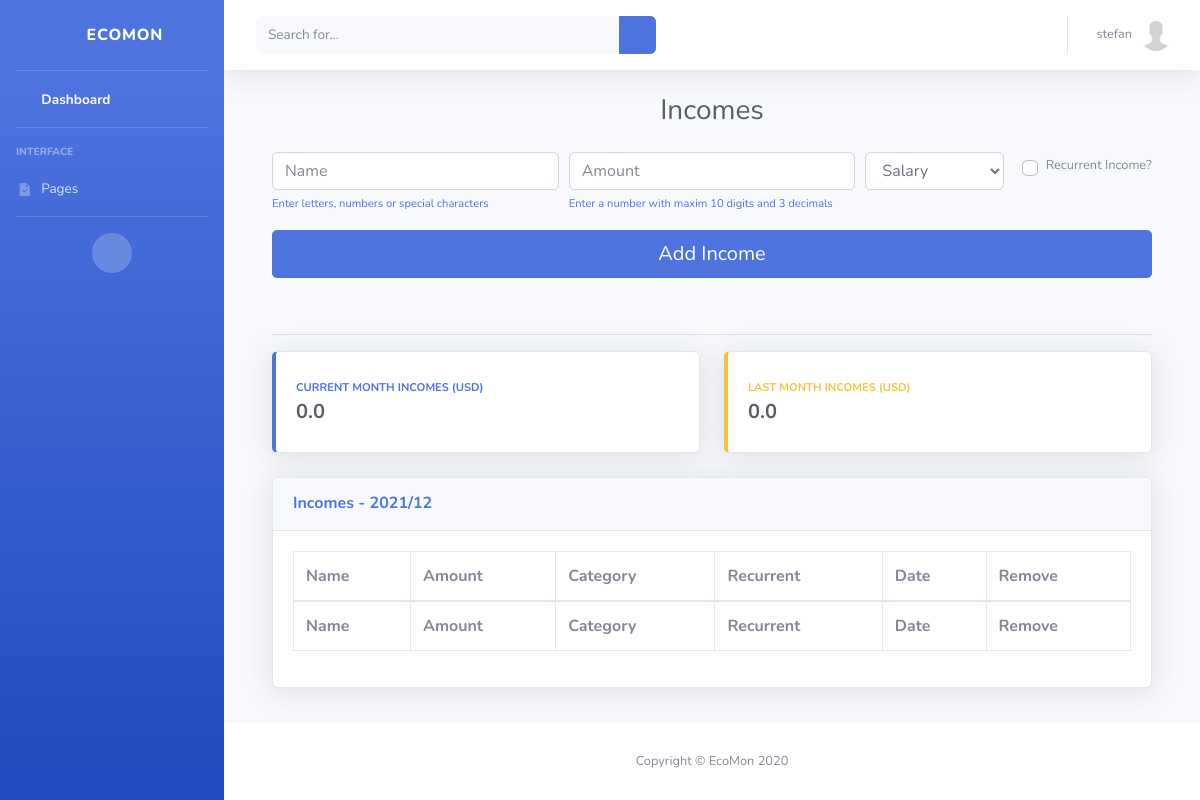
The page /users/incomes/ (signed in) on the database its author committed.
### users/models.py (models this page shows, shortened)
class User(AbstractUser):
    email = models.EmailField(_('Email'), null=False, blank=False, unique=True)
    first_name = models.CharField(_('First Name'), max_length=100, null=False, blank=False)
    last_name = models.CharField(_('Last Name'), max_length=100, null=False, blank=False)
    birth_date = models.DateField(_('Birth Date'), auto_now_add=False, null=True, blank=True)
    phone_number = PhoneNumberField(_('Phone Number'), null=True, blank=True, unique=True)
    email_verified = models.BooleanField(_('Email Verified'), default=False)
    marketing_email = models.BooleanField(_('Do not marketing email'), default=False)
    accept_terms_and_conditions = models.BooleanField(_('Accept terms and contidions'), default=False)

class Profile(models.Model):
    class Currency(models.TextChoices):
        AED = 'AED', _('AED')
        AUD = 'AUD', _('AUD')
        BRL = 'BRL', _('BRL')
        CAD = 'CAD', _('CAD')
        CHF = 'CHF', _('CHF')
        CLP = 'CLP', _('CLP')
        CNY = 'CNY', _('CNY')
        COP = 'COP', _('COP')
        CZK = 'CZK', _('CZK')
        DKK = 'DKK', _('DKK')
        EUR = 'EUR', _('EUR')
        GBP = 'GBP', _('GBP')
        HKD = 'HKD', _('HKD')
        HUF = 'HUF', _('HUF')
        IDR = 'IDR', _('IDR')
        ILS = 'ILS', _('ILS')
        INR = 'INR', _('INR')
        JPY = 'JPY', _('JPY')
        KRW = 'KRW', _('KRW')
        MDL = 'MDL', _('MDL')
        MXN = 'MXN', _('MXN')
        MYR = 'MYR', _('MYR')
        NOK = 'NOK', _('NOK')
        NZD = 'NZD', _('NZD')
        PHP = 'PHP', _('PHP')
        PLN = 'PLN', _('PLN')
        RON = 'RON', _('RON')
        RUB = 'RUB', _('RUB')
        SAR = 'SAR', _('SAR')
        SEK = 'SEK', _('SEK')
        SGD = 'SGD', _('SGD')
        THB = 'THB', _('THB')
        TRY = 'TRY', _('TRY')
        TWD = 'TWD', _('TWD')
        USD = 'USD', _('USD')
        ZAR = 'ZAR', _('ZAR')
    user = models.OneToOneField(User, on_delete=models.CASCADE)
    image = models.ImageField(_('Avatar'), default='default.jpg', upload_to='profile_pics')
    description = models.TextField(_('Description'), null=False, blank=True)
    currency = models.CharField(_('Currency'), max_length=3, choices=Currency.choices, default=Currency.USD)
    created_date = models.DateTimeField(_('Created Date/Time'), auto_now_add=True)
    updated_date = models.DateTimeField(_('Updated Date/Time'), auto_now=True)

### users/views.py (the view)
# urls.py: path('incomes/', IncomesCreateListView.as_view(), name='incomes'),
class IncomesCreateListView(LoginRequiredMixin, ObjectCreateListViewMixin):
    form_class = IncomeCreateForm
    model_name = 'Incomes'
    color = 'primary'
    constant = constants.INCOME_OBJECT

### users/forms.py
class IncomeCreateForm(forms.ModelForm):
    name = forms.CharField(max_length=50, label='Name', help_text='Enter letters, numbers or special characters')
    amount = forms.DecimalField(max_digits=10, decimal_places=3, label='Amount', help_text='Enter a number with maxim 10 digits and 3 decimals')
    recurrent = forms.BooleanField(required=False, label='Recurrent?')
    class Meta:
        model = Income
        exclude = [
            'user',
            'created_date'
        ]

### users/utils.py (called while the page is built)
def assembly(obj):
    return round(sum(i.amount for i in obj), 2)

def recurrent_check(user, objs, obj):
    for item in objs:
        if item.created_date.month == 12:
            date = datetime(item.created_date.year + 1, 1, item.created_date.day,
                            item.created_date.hour, item.created_date.minute, item.created_date.second)
        else:
            date = datetime(item.created_date.year, item.created_date.month + 1, item.created_date.day,
                            item.created_date.hour, item.created_date.minute, item.created_date.second)
        try:
            obj.objects.get(
                user=user, created_date=date)
        except:
            obj.objects.create(user=user, name=item.name, amount=item.amount,
                               created_date=date, category=item.category, recurrent=True)

### templates/users/incomes_&_spendings.html (shortened to what this page needs)
{% extends 'users/base.html' %}
{% load widget_tweaks %}
{% block content %}
	<div class="container">
		<form id="form-center" action="" method="POST">
			<div class="form-row">
				<div class="form-group col-md-4">
					{% render_field form.name class="form-control" placeholder=form.name.label %}
					<small class="text-xs font-weight text-primary">{{ form.name.help_text }}</small>
			    </div>
			    <div class="form-group col-md-4">
					{% render_field form.amount class="form-control" placeholder=form.amount.label %}
					<small class="text-xs font-weight text-primary">{{ form.amount.help_text }}</small>
			    </div>
			    <div class="form-group col-md-2">
					{% render_field form.category class="form-control" %}
			    </div>
			    <div class="form-group col-md-2">
					<div class="custom-control custom-checkbox small">
						<label class="custom-control-label ml-2 mt-1" for="recurrentObject">Recurrent {{ title|slice:':-1' }}?</label>
                    </div>
			    </div>
			    <div class="form-group col-md-12">
			    	<input type="submit" class="btn btn-{{ primary_color }} btn-lg btn-block" value="Add Income">
			    </div>
			</div>
		</form>
		<br>
		<hr>
		<div class="row">
			<div class="col-xl-6 col-md-6 mb-4">
		        <div class="card border-left-{{ primary_color }} shadow h-100 py-2">
		            <div class="card-body">
		                <div class="row no-gutters align-items-center">
		                    <div class="col mr-2">
		                        <div class="text-xs font-weight-bold text-{{ primary_color }} text-uppercase mb-1">Current Month {{ title }} ({{ currency }})</div>
		                        {% if total_sum %}
		                        	<div class="h5 mb-0 font-weight-bold text-gray-800">{{ total_sum }}</div>
		                        {% else %}
		                        	<div class="h5 mb-0 font-weight-bold text-gray-800">0.0</div>
		                        {% endif %}
		                    </div>
		                    <div class="col-auto">
		                        <i class="fas {% if title == 'Incomes' %} fa-wallet {% elif title == 'Spendings' %} fa-credit-card {% endif %} fa-2x text-gray-300"></i>
		                    </div>
		                </div>
		            </div>
		        </div>
		    </div>
		    <div class="col-xl-6 col-md-6 mb-4">
		        <div class="card border-left-warning shadow h-100 py-2">
		            <div class="card-body">
		                <div class="row no-gutters align-items-center">
		                    <div class="col mr-2">
		                        <div class="text-xs font-weight-bold text-warning text-uppercase mb-1">Last Month {{ title }} ({{ currency }})</div>
		                        {% if total_sum_last_month %}
		                        	<div class="h5 mb-0 font-weight-bold text-gray-800">{{ total_sum_last_month }}</div>
		                        {% else %}
		                        	<div class="h5 mb-0 font-weight-bold text-gray-800">0.0</div>
		                        {% endif %}
		                    </div>
		                    <div class="col-auto">
		                        <i class="fas {% if title == 'Incomes' %} fa-wallet {% elif title == 'Spendings' %} fa-credit-card {% endif %} fa-2x text-gray-300"></i>
		                    </div>
		                </div>
		            </div>
		        </div>
		    </div>
		</div>
		<div class="card shadow mb-4">
		  <div class="card-header py-3">
		  	<h6 class="m-0 font-weight-bold text-{{ primary_color }}">{{ title }} - {{ date|date:"Y/d" }}</h6>
		  </div>
		  <div class="card-body">
		    <div class="table-responsive">
		      <table class="table table-bordered" id="incomesAndSpendingsDataTable" width="100%" cellspacing="0">
		        <thead>
		          <tr>
		            <th>Name</th>
		            <th>Amount</th>
		            <th>Category</th>
		            <th>Recurrent</th>
		            <th>Date</th>
		            <th>Remove</th>
		          </tr>
		        </thead>
		        <tfoot>
		          <tr>
		            <th>Name</th>
		            <th>Amount</th>
		            <th>Category</th>
		            <th>Recurrent</th>
		            <th>Date</th>
		            <th>Remove</th>
		          </tr>
		        </tfoot>
		      </table>
		    </div>
		  </div>
		</div>
	</div>
{% endblock %}

### templates/users/base.html (shortened to what this page needs)
{% load static %}
<!DOCTYPE html>
<html lang="en">
<head>
    <link href="{% static 'vendor/fontawesome-free/css/all.min.css' %}" rel="stylesheet" type="text/css">
    <link href="{% static 'css/sb-admin-2.min.css' %}" rel="stylesheet">
    <link href="{% static 'vendor/datatables/dataTables.bootstrap4.min.css' %}" rel="stylesheet">
</head>
<body id="page-top">
    <div id="wrapper">
        <ul class="navbar-nav bg-gradient-primary sidebar sidebar-dark accordion" id="accordionSidebar">
            <a class="sidebar-brand d-flex align-items-center justify-content-center" href="{% url 'dashboard' %}">
                <div class="sidebar-brand-icon rotate-n-15">
                    <i class="fas fa-laugh-wink"></i>
                </div>
                <div class="sidebar-brand-text mx-3">EcoMon</div>
            </a>
            <hr class="sidebar-divider my-0">
            <li class="nav-item active">
                <a class="nav-link" href="{% url 'dashboard' %}">
                    <span>Dashboard</span></a>
            </li>
            <hr class="sidebar-divider">
            <div class="sidebar-heading">
                Interface
            </div>
            <li class="nav-item">
                <a class="nav-link collapsed" href="#" data-toggle="collapse" data-target="#collapseTwo"
                    aria-expanded="true" aria-controls="collapseTwo">
                    <i class="fas fa-fw">
                    </i>
                    <span>Pages</span>
                </a>
            </li>
            <hr class="sidebar-divider">
            <div class="text-center d-none d-md-inline">
                <button class="rounded-circle border-0" id="sidebarToggle"></button>
            </div>
        </ul>
        <div id="content-wrapper" class="d-flex flex-column">
            <div id="content">
                <nav class="navbar navbar-expand navbar-light bg-white topbar mb-4 static-top shadow">
                    <form
                        class="d-none d-sm-inline-block form-inline mr-auto ml-md-3 my-2 my-md-0 mw-100 navbar-search">
                        <div class="input-group">
                            <input type="text" class="form-control bg-light border-0 small" placeholder="Search for..."
                                aria-label="Search" aria-describedby="basic-addon2">
                            <div class="input-group-append">
                                <button class="btn btn-primary" type="button">
                                    <i class="fas fa-search fa-sm"></i>
                                </button>
                            </div>
                        </div>
                    </form>
                    <ul class="navbar-nav ml-auto">
                        <li class="nav-item dropdown no-arrow">
                            <a class="nav-link dropdown-toggle" href="#" id="userDropdown" role="button"
                                data-toggle="dropdown" aria-haspopup="true" aria-expanded="false">
                                <span class="mr-2 d-none d-lg-inline text-gray-600 small">{{ user.username }}</span>
                                <img class="img-profile rounded-circle" src="{{ user.profile.image.url }}">
                            </a>
                        </li>
                    </ul>
                </nav>
                <div class="container-fluid">
                    <div class="d-sm-flex align-items-center justify-content-center mb-4">
                        <h1 class="h3 mb-0 text-gray-800">{{ title }}</h1>
                    </div>
                    {% block content %}
                    {% endblock %}
                </div>
            </div>
            <footer class="sticky-footer bg-white">
                <div class="container my-auto">
                    <div class="copyright text-center my-auto">
                        <span>Copyright &copy; EcoMon 2020</span>
                    </div>
                </div>
            </footer>
        </div>
    </div>
</body>
</html>

### rows shown on the page
User: username "stefan", profile.image (placeholder picture)
Profile: currency "USD"

### other values the page prints
{{ title }} "Incomes"
{{ title|slice:':-1' }} "Income"
{{ title }} "INCOMES"
{{ date|date:"Y/d" }} "2021/12"
